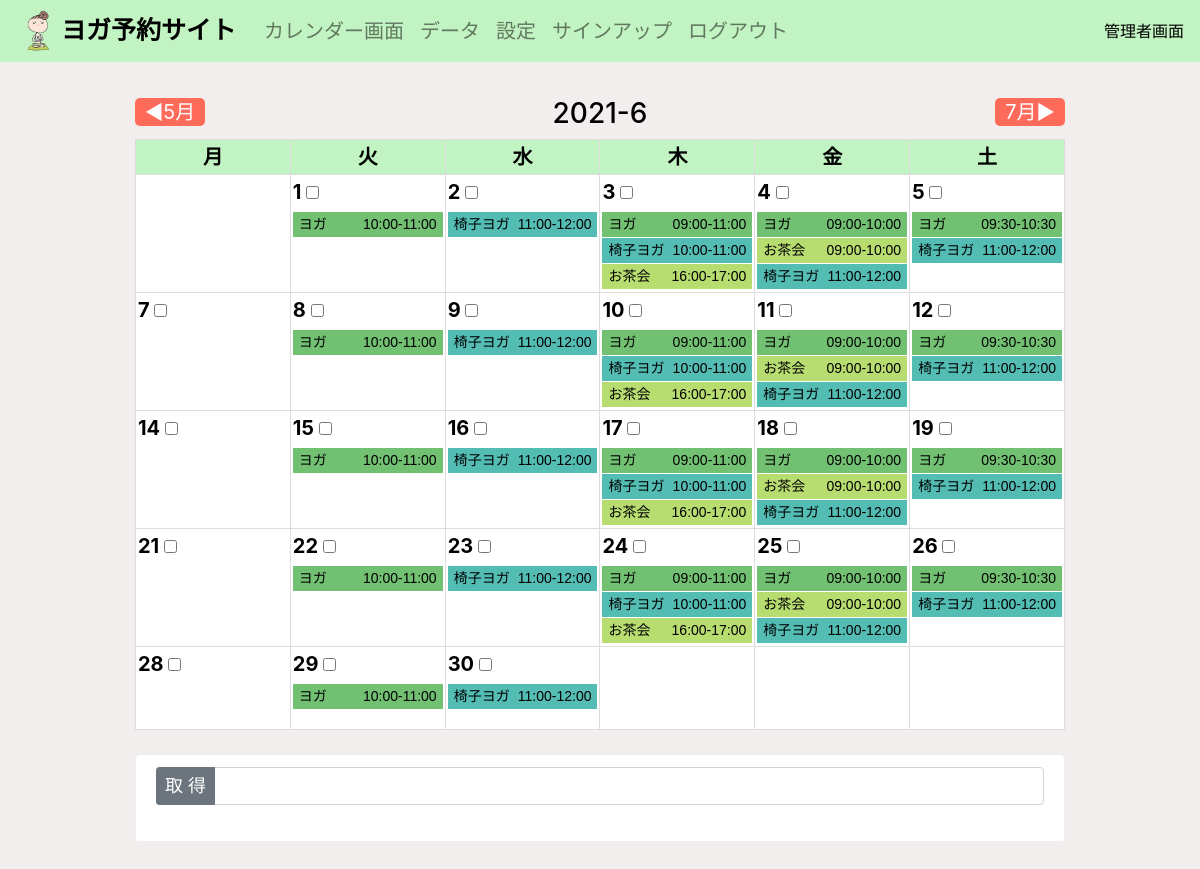
Page /book_admin/0 (signed in) on the committed database.
### yogaapp/models.py (models this page shows, shortened)
class PlanModel(models.Model):
    date = models.DateField('日付', null=True)
    month = models.CharField('年月', max_length=10, default=0)
    plan = models.CharField('プラン', max_length=100, default=0)
    short_plan_name = models.CharField('短縮プラン名', max_length=100, default=0)
    number_of_people = models.IntegerField('プランの予約人数', null=True, blank=True, default=0)
    booked_people = models.TextField('プランの予約者', default='', null=True, blank=True)
    booked_people_name = models.TextField('プランの予約者の名前', default='', null=True, blank=True)
    time = models.CharField('時間', max_length=50, default='10～11')
    location = models.CharField('場所', max_length=50, default='スタジオ')
    max_book = models.IntegerField('最大予約人数', default=7)
    plan_num = models.IntegerField('モデルナンバー', default=0)

### yogaapp/views/view2.py (the view, shortened to what this page needs)
# urls.py: path('book_admin/<month>', book_adminfunc, name='book_admin'),
@login_required
def book_adminfunc(request, month):
    a = CalendarAdmin(month)
    context = a.get_context_data()
    return render(request, 'book_admin.html', context)

### yogaapp/views/view2.py (called while the page is built)
    def adjust_year_month2(self, year, month):
        while True:
            if month > 12:
                year += 1
                month -= 12
            elif month < 1:
                year -= 1
                month += 12
            else:
                break
        return year, month

    def adjust_year_month(self):
        now = datetime.datetime.now(pytz.timezone('Asia/Tokyo'))
        self.year = now.year
        self.month = int(int(self.month_num) / 100 + now.month)
        (self.year, self.month) = self.adjust_year_month2(self.year, self.month)

    def make_pre_next_month(self):
        next_month = self.month + 1
        pre_month = self.month - 1
        if next_month > 12:
            next_month -= 12 * abs(int(next_month/12))
        if next_month <= 0:
            next_month += 12 * (abs(int(next_month/12)) + 1)
        if pre_month > 12:
            pre_month -= 12 * abs(int(pre_month/12))
        if pre_month <= 0:
            pre_month += 12 * (abs(int(pre_month/12)) + 1)
        return pre_month, next_month

    def get_calendar(self):
        c_str = calendar.month(self.year, self.month)
        c_str = c_str[c_str.find('\n', 25) + 1:]
        c_list = [] #カレンダーの日付リスト
        for i, c in enumerate(c_str.split('\n')[:-1]):
            if i == 0 and len(c.split()) <= 7:
                c_list = c_list + list(' ' * (7 - len(c.split()))) + c.split()
            elif i != 0 and len(c.split()) <= 7:
                c_list = c_list + c.split() + list(' ' * (7 - len(c.split())))
            else:
                c_list += c.split()
        self.c_list = c_list
        return c_list

    def plus_zero(self, num): #1ケタの月の先頭に0を足す
        return '0' + str(num) if len(str(num)) == 1 else str(num)

    def make_object_list(self):
        month_str = self.plus_zero(self.month) #1ケタの月の先頭に0を足す
        object_list = list(PlanModel.objects.filter(month=str(self.year) + "-" + month_str).order_by('time'))
        return object_list

    def exist_plan(self, object_list):
        plan_exist_list = set(item.plan for item in object_list)
        setting_plan_model_exist = []
        for item in self.setting_plan_model:
            if item.name in plan_exist_list:
                setting_plan_model_exist.append(item)
        return setting_plan_model_exist

    def djage_default_input(self, object_list):
        if len(object_list) == 0:
            default_needs = True
        else:
            default_needs = False
        return default_needs

### templates/book_admin.html (shortened to what this page needs)
{% extends 'base.html' %}
{% load static %}
{% block customcss %}
<link rel="stylesheet" type="text/css" href="{% static 'book_admin.css' %}">
{% endblock customcss %}
{% block header %}
{% include 'header_admin.html' %}
{% endblock header %}
{% block content %}
<div class="container">
    <br>
    <div class="row">
        <div class="col-4" style="text-align: left;">
            <a href="" class="next-month" onclick="pre_month()">◀{{ pre_month }}月</a>
        </div>
        <div class="col-4">
            <h3 class="this-month">{{ year }}-{{ month2 }}</h3>
        </div>
        <div class="col-4" style="text-align: right;">
            <a href="" class="next-month" onclick="next_month()">{{ next_month }}月▶</a>
        </div>
    </div>
    <table width="100%">
        <thead style="background-color: rgb(194, 243, 194);">
            {% if monday == 1 %}
            <th>月</th>
            {% endif %}
            <th>火</th>
            <th>水</th>
            <th>木</th>
            <th>金</th>
            <th>土</th>
        </thead>
        {% for calendar_list in calendar_list_all %}
        <tr class="box">
            {% for c, object, plans in calendar_list %}
            <th>
                <p class="c">
                    {{ c }}
                    {% if c != ' ' %}
                    <input type="checkbox" class="checks" value="{{ c }}">
                    {% endif %}
                </p>
                {% if object != '' %}
                <a href="{% url 'detail' month object.date %}">
                    {% for plan in plans %}
                    <div class="when_big">
                        <p class="yoga_set yoga{{ plan.plan_num }}">{{ plan.plan}} <span class="hidden">{{ plan.time }}</span></p>
                    </div>
                    {% endfor %}
                </a>
                {% endif %}
            </th>
            {% endfor %}
        </tr>
        {% endfor %}
    </table>
    <br>
    <div class="alert alert-warning setting" role="alert">
        <form action="" method="POST" name="form1">{% csrf_token %}
            <div class="input-group flex-nowrap">
                <div class="input-group-prepend">
                    <input type="button" class="btn btn-secondary btn-sm" onclick="check_click()" value="取 得">
                </div>
                <input type="" class="form-control" placeholder="" id="checked" name="select_days" readonly
                    style="background-color: #fff;">
            </div>
            <br>
        </form>
    </div>
</div>
{% endblock content %}

### static/base.css (style rules this page uses)
body { background-color: rgb(242, 238, 238); color: #000; }
.container { margin-top: 10px; }
p, a { font-size: 20px; color: #000; }
.btn { font-size: 18px; }
.alert { border: 1px solid #eee; background-color: #fff; color: #000; }

### static/book_admin.css (style rules this page uses)
.this-month { display: block; text-align: center; }
.next-month { font-size: 20px; color: #fff; background-color: rgb(255, 107, 91); padding: 2px 10px; border-radius: 5px; margin-bottom: 0; }
table { background-color: #fff; color: #000; font-size: 20px; }
thead { text-align: center; }
tr th { border: 1px solid #ddd; }
.box { height: 83px; }
th { padding: 2px; width: 14.25%; vertical-align: top; }
.c { text-align: left; margin-bottom: 5px; }
.yoga1 { background-color: rgba(55, 167, 55, 0.7); }
.yoga2 { background-color: rgba(10, 161, 149, 0.7); }
.yoga3 { background-color: rgba(153, 205, 50, 0.7); }
.yoga_set { font-family: Arial, Helvetica, sans-serif; color: #000; text-align: left; padding: 2px 6px; margin-bottom: 0; text-decoration: none; transition: 0.5s; font-weight: normal; font-size: 16px; border-bottom: solid 1px #fff; overflow: hidden; }
.hidden { color: #000; float: right; font-size: 14px; }
@media (max-width: 1200px) { .yoga_set { font-size: 14px; } }

### rows in the picture
PlanModel: plan_num "1", plan "ヨガ", time "10:00-11:00"
PlanModel: plan_num "2", plan "椅子ヨガ", time "11:00-12:00"
PlanModel: c "3", plan "ヨガ", time "09:00-11:00"
PlanModel: plan "椅子ヨガ", time "10:00-11:00"
PlanModel: plan "お茶会", time "16:00-17:00"
PlanModel: c "4", plan "ヨガ", time "09:00-10:00"
PlanModel: plan "お茶会", time "09:00-10:00"
PlanModel: plan "椅子ヨガ", time "11:00-12:00"
PlanModel: c "5", plan "ヨガ", time "09:30-10:30"
PlanModel: plan "椅子ヨガ", time "11:00-12:00"
PlanModel: c "8", plan "ヨガ", time "10:00-11:00"
PlanModel: max_book "9", plan "椅子ヨガ", time "11:00-12:00"
PlanModel: c "10", plan "ヨガ", time "09:00-11:00"
PlanModel: plan "椅子ヨガ", time "10:00-11:00"
PlanModel: plan "お茶会", time "16:00-17:00"
PlanModel: c "11", plan "ヨガ", time "09:00-10:00"
PlanModel: plan "お茶会", time "09:00-10:00"
PlanModel: plan "椅子ヨガ", time "11:00-12:00"
PlanModel: c "12", plan "ヨガ", time "09:30-10:30"
PlanModel: plan "椅子ヨガ", time "11:00-12:00"
PlanModel: c "15", plan "ヨガ", time "10:00-11:00"
PlanModel: c "16", plan "椅子ヨガ", time "11:00-12:00"
PlanModel: c "17", plan "ヨガ", time "09:00-11:00"
PlanModel: plan "椅子ヨガ", time "10:00-11:00"
PlanModel: plan "お茶会", time "16:00-17:00"
PlanModel: c "18", plan "ヨガ", time "09:00-10:00"
PlanModel: plan "お茶会", time "09:00-10:00"
PlanModel: plan "椅子ヨガ", time "11:00-12:00"
PlanModel: c "19", plan "ヨガ", time "09:30-10:30"
PlanModel: plan "椅子ヨガ", time "11:00-12:00"
PlanModel: c "22", plan "ヨガ", time "10:00-11:00"
PlanModel: c "23", plan "椅子ヨガ", time "11:00-12:00"
PlanModel: c "24", plan "ヨガ", time "09:00-11:00"
PlanModel: plan "椅子ヨガ", time "10:00-11:00"
PlanModel: plan "お茶会", time "16:00-17:00"
PlanModel: c "25", plan "ヨガ", time "09:00-10:00"
PlanModel: plan "お茶会", time "09:00-10:00"
PlanModel: plan "椅子ヨガ", time "11:00-12:00"
PlanModel: c "26", plan "ヨガ", time "09:30-10:30"
PlanModel: plan "椅子ヨガ", time "11:00-12:00"
PlanModel: c "29", plan "ヨガ", time "10:00-11:00"
PlanModel: c "30", plan "椅子ヨガ", time "11:00-12:00"

### other values in the picture
{{ pre_month }} "5"
{{ year }} "2021"
{{ month2 }} "6"
{{ next_month }} "7"
{{ c }} "7" "14" "21" "28"
